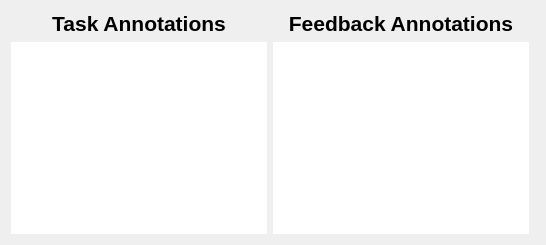
                                    <widget class="QWidget" name="tab">
                                     <attribute name="title">
                                      <string>ANNOTATIONS</string>
                                     </attribute>
                                     <layout class="QHBoxLayout" name="horizontalLayout_12">
                                      <item>
                                       <layout class="QVBoxLayout" name="verticalLayout_2">
                                        <item>
                                         <widget class="QLabel" name="input_label_2">
                                          <property name="minimumSize">
                                           <size>
                                            <width>10</width>
                                            <height>0</height>
                                           </size>
                                          </property>
                                          <property name="font">
                                           <font>
                                            <pointsize>16</pointsize>
                                            <weight>75</weight>
                                            <bold>true</bold>
                                           </font>
                                          </property>
                                          <property name="layoutDirection">
                                           <enum>Qt::LeftToRight</enum>
                                          </property>
                                          <property name="text">
                                           <string>Task Annotations</string>
                                          </property>
                                          <property name="alignment">
                                           <set>Qt::AlignCenter</set>
                                          </property>
                                         </widget>
                                        </item>
                                        <item>
                                         <widget class="QListWidget" name="taskann">
                                          <property name="minimumSize">
                                           <size>
                                            <width>200</width>
                                            <height>0</height>
                                           </size>
                                          </property>
                                          <property name="font">
                                           <font>
                                            <pointsize>10</pointsize>
                                           </font>
                                          </property>
                                          <property name="frameShape">
                                           <enum>QFrame::NoFrame</enum>
                                          </property>
                                          <property name="frameShadow">
                                           <enum>QFrame::Sunken</enum>
                                          </property>
                                          <property name="horizontalScrollMode">
                                           <enum>QAbstractItemView::ScrollPerItem</enum>
                                          </property>
                                         </widget>
                                        </item>
                                       </layout>
                                      </item>
                                      <item>
                                       <layout class="QVBoxLayout" name="verticalLayout_6">
                                        <item>
                                         <widget class="QLabel" name="input_label_3">
                                          <property name="minimumSize">
                                           <size>
                                            <width>10</width>
                                            <height>0</height>
                                           </size>
                                          </property>
                                          <property name="font">
                                           <font>
                                            <pointsize>16</pointsize>
                                            <weight>75</weight>
                                            <bold>true</bold>
                                           </font>
                                          </property>
                                          <property name="layoutDirection">
                                           <enum>Qt::LeftToRight</enum>
                                          </property>
                                          <property name="text">
                                           <string>Feedback Annotations</string>
                                          </property>
                                          <property name="alignment">
                                           <set>Qt::AlignCenter</set>
                                          </property>
                                         </widget>
                                        </item>
                                        <item>
                                         <widget class="QListView" name="feedbackann">
                                          <property name="minimumSize">
                                           <size>
                                            <width>200</width>
                                            <height>0</height>
                                           </size>
                                          </property>
                                          <property name="font">
                                           <font>
                                            <pointsize>10</pointsize>
                                           </font>
                                          </property>
                                          <property name="frameShape">
                                           <enum>QFrame::NoFrame</enum>
                                          </property>
                                          <property name="frameShadow">
                                           <enum>QFrame::Sunken</enum>
                                          </property>
                                          <property name="horizontalScrollMode">
                                           <enum>QAbstractItemView::ScrollPerItem</enum>
                                          </property>
                                         </widget>
                                        </item>
                                       </layout>
                                      </item>
                                      <item>
                                       <widget class="Line" name="line_12">
                                        <property name="maximumSize">
                                         <size>
                                          <width>16777215</width>
                                          <height>2</height>
                                         </size>
                                        </property>
                                        <property name="styleSheet">
                                         <string notr="true">background-color: rgb(85, 170, 255);</string>
                                        </property>
                                        <property name="orientation">
                                         <enum>Qt::Horizontal</enum>
                                        </property>
                                       </widget>
                                      </item>
                                     </layout>
                                    </widget>
